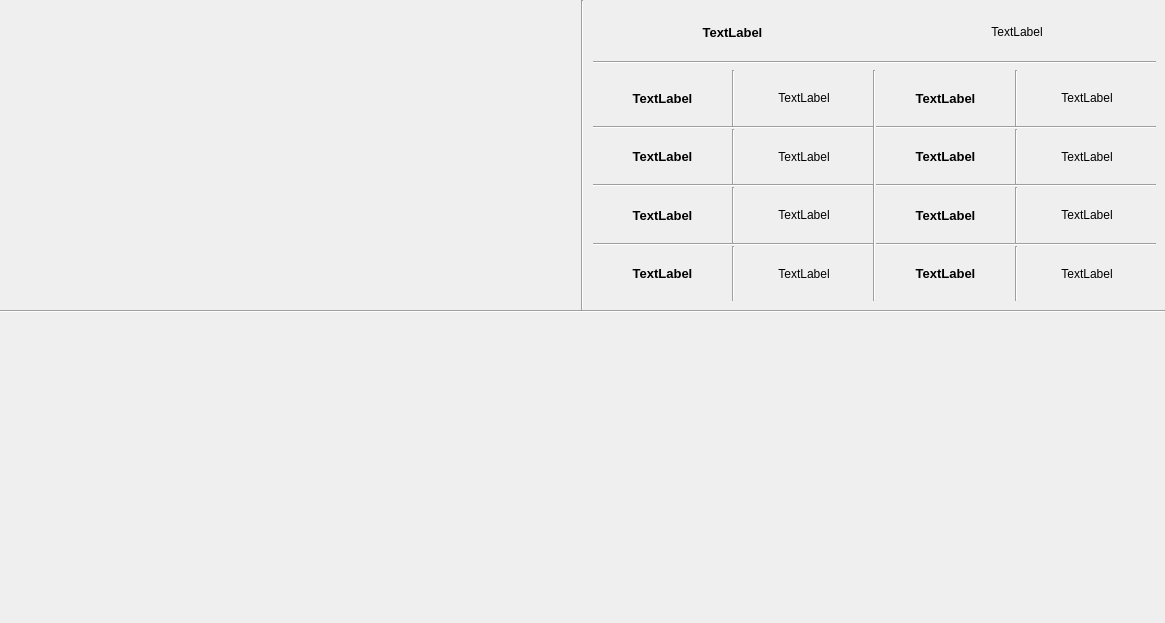
<?xml version="1.0" encoding="UTF-8"?>
<ui version="4.0">
 <class>MainComponentViewTemplate</class>
 <widget class="QWidget" name="MainComponentViewTemplate">
  <property name="geometry">
   <rect>
    <x>0</x>
    <y>0</y>
    <width>1165</width>
    <height>623</height>
   </rect>
  </property>
  <property name="windowTitle">
   <string>Form</string>
  </property>
  <layout class="QVBoxLayout" name="verticalLayout">
   <property name="spacing">
    <number>0</number>
   </property>
   <property name="leftMargin">
    <number>0</number>
   </property>
   <property name="topMargin">
    <number>0</number>
   </property>
   <property name="rightMargin">
    <number>0</number>
   </property>
   <property name="bottomMargin">
    <number>0</number>
   </property>
   <item>
    <layout class="QVBoxLayout" name="componentMainVerticalLayout" stretch="50,0,50">
     <property name="spacing">
      <number>0</number>
     </property>
     <item>
      <layout class="QHBoxLayout" name="componentTopHorizontalLayout" stretch="50,0,50">
       <property name="spacing">
        <number>0</number>
       </property>
       <property name="sizeConstraint">
        <enum>QLayout::SetDefaultConstraint</enum>
       </property>
       <item>
        <widget class="QWidget" name="leftTopWidget" native="true">
         <layout class="QVBoxLayout" name="verticalLayout_3">
          <property name="spacing">
           <number>6</number>
          </property>
          <property name="leftMargin">
           <number>9</number>
          </property>
          <property name="topMargin">
           <number>9</number>
          </property>
          <property name="rightMargin">
           <number>9</number>
          </property>
          <property name="bottomMargin">
           <number>9</number>
          </property>
         </layout>
        </widget>
       </item>
       <item>
        <widget class="Line" name="line_5">
         <property name="orientation">
          <enum>Qt::Vertical</enum>
         </property>
        </widget>
       </item>
       <item>
        <layout class="QHBoxLayout" name="componentTopRightHorizontalLayout" stretch="0">
         <property name="spacing">
          <number>0</number>
         </property>
         <item>
          <layout class="QVBoxLayout" name="componentDescriptionVerticalLayout" stretch="20,0,100">
           <property name="spacing">
            <number>6</number>
           </property>
           <property name="leftMargin">
            <number>9</number>
           </property>
           <property name="topMargin">
            <number>9</number>
           </property>
           <property name="rightMargin">
            <number>9</number>
           </property>
           <property name="bottomMargin">
            <number>9</number>
           </property>
           <item>
            <layout class="QHBoxLayout" name="componentTitleHorizontalLayout" stretch="50,50">
             <item>
              <widget class="QLabel" name="titleLabelLeft">
               <property name="font">
                <font>
                 <pointsize>10</pointsize>
                 <weight>75</weight>
                 <bold>true</bold>
                </font>
               </property>
               <property name="text">
                <string>TextLabel</string>
               </property>
               <property name="alignment">
                <set>Qt::AlignCenter</set>
               </property>
               <property name="wordWrap">
                <bool>true</bool>
               </property>
              </widget>
             </item>
             <item>
              <widget class="QLabel" name="titleLabelRight">
               <property name="text">
                <string>TextLabel</string>
               </property>
               <property name="alignment">
                <set>Qt::AlignCenter</set>
               </property>
               <property name="wordWrap">
                <bool>true</bool>
               </property>
              </widget>
             </item>
            </layout>
           </item>
           <item>
            <widget class="Line" name="line_6">
             <property name="orientation">
              <enum>Qt::Horizontal</enum>
             </property>
            </widget>
           </item>
           <item>
            <layout class="QHBoxLayout" name="componentDescriptionInternalHorizontalLayout" stretch="50,0,50">
             <property name="spacing">
              <number>0</number>
             </property>
             <item>
              <layout class="QVBoxLayout" name="componentDescriptionInternalVerticalLayout">
               <property name="spacing">
                <number>0</number>
               </property>
               <item>
                <layout class="QHBoxLayout" name="firstLabelHorizontalLayout" stretch="50,0,50">
                 <item>
                  <widget class="QLabel" name="firstLeftLabel">
                   <property name="font">
                    <font>
                     <pointsize>10</pointsize>
                     <weight>75</weight>
                     <bold>true</bold>
                    </font>
                   </property>
                   <property name="text">
                    <string>TextLabel</string>
                   </property>
                   <property name="alignment">
                    <set>Qt::AlignCenter</set>
                   </property>
                   <property name="wordWrap">
                    <bool>true</bool>
                   </property>
                  </widget>
                 </item>
                 <item>
                  <widget class="Line" name="line">
                   <property name="orientation">
                    <enum>Qt::Vertical</enum>
                   </property>
                  </widget>
                 </item>
                 <item>
                  <widget class="QLabel" name="firstRightLabel">
                   <property name="text">
                    <string>TextLabel</string>
                   </property>
                   <property name="alignment">
                    <set>Qt::AlignCenter</set>
                   </property>
                   <property name="wordWrap">
                    <bool>true</bool>
                   </property>
                  </widget>
                 </item>
                </layout>
               </item>
               <item>
                <widget class="Line" name="line_9">
                 <property name="orientation">
                  <enum>Qt::Horizontal</enum>
                 </property>
                </widget>
               </item>
               <item>
                <layout class="QHBoxLayout" name="secondLabelHorizontalLayout" stretch="50,0,50">
                 <item>
                  <widget class="QLabel" name="secondLeftLabel">
                   <property name="font">
                    <font>
                     <pointsize>10</pointsize>
                     <weight>75</weight>
                     <bold>true</bold>
                    </font>
                   </property>
                   <property name="text">
                    <string>TextLabel</string>
                   </property>
                   <property name="alignment">
                    <set>Qt::AlignCenter</set>
                   </property>
                   <property name="wordWrap">
                    <bool>true</bool>
                   </property>
                  </widget>
                 </item>
                 <item>
                  <widget class="Line" name="line_2">
                   <property name="orientation">
                    <enum>Qt::Vertical</enum>
                   </property>
                  </widget>
                 </item>
                 <item>
                  <widget class="QLabel" name="secondRightLabel">
                   <property name="text">
                    <string>TextLabel</string>
                   </property>
                   <property name="alignment">
                    <set>Qt::AlignCenter</set>
                   </property>
                   <property name="wordWrap">
                    <bool>true</bool>
                   </property>
                  </widget>
                 </item>
                </layout>
               </item>
               <item>
                <widget class="Line" name="line_10">
                 <property name="orientation">
                  <enum>Qt::Horizontal</enum>
                 </property>
                </widget>
               </item>
               <item>
                <layout class="QHBoxLayout" name="thirdLabelHorizontalLayout" stretch="50,0,50">
                 <item>
                  <widget class="QLabel" name="thirdLeftLabel">
                   <property name="font">
                    <font>
                     <pointsize>10</pointsize>
                     <weight>75</weight>
                     <bold>true</bold>
                    </font>
                   </property>
                   <property name="text">
                    <string>TextLabel</string>
                   </property>
                   <property name="alignment">
                    <set>Qt::AlignCenter</set>
                   </property>
                   <property name="wordWrap">
                    <bool>true</bool>
                   </property>
                  </widget>
                 </item>
                 <item>
                  <widget class="Line" name="line_3">
                   <property name="orientation">
                    <enum>Qt::Vertical</enum>
                   </property>
                  </widget>
                 </item>
                 <item>
                  <widget class="QLabel" name="thirdRightLabel">
                   <property name="text">
                    <string>TextLabel</string>
                   </property>
                   <property name="alignment">
                    <set>Qt::AlignCenter</set>
                   </property>
                   <property name="wordWrap">
                    <bool>true</bool>
                   </property>
                  </widget>
                 </item>
                </layout>
               </item>
               <item>
                <widget class="Line" name="line_11">
                 <property name="orientation">
                  <enum>Qt::Horizontal</enum>
                 </property>
                </widget>
               </item>
               <item>
                <layout class="QHBoxLayout" name="fourthLabelHorizontalLayout" stretch="50,0,50">
                 <item>
                  <widget class="QLabel" name="fourthLeftLabel">
                   <property name="font">
                    <font>
                     <pointsize>10</pointsize>
                     <weight>75</weight>
                     <bold>true</bold>
                    </font>
                   </property>
                   <property name="text">
                    <string>TextLabel</string>
                   </property>
                   <property name="alignment">
                    <set>Qt::AlignCenter</set>
                   </property>
                   <property name="wordWrap">
                    <bool>true</bool>
                   </property>
                  </widget>
                 </item>
                 <item>
                  <widget class="Line" name="line_4">
                   <property name="orientation">
                    <enum>Qt::Vertical</enum>
                   </property>
                  </widget>
                 </item>
                 <item>
                  <widget class="QLabel" name="fourthRightLabel">
                   <property name="text">
                    <string>TextLabel</string>
                   </property>
                   <property name="alignment">
                    <set>Qt::AlignCenter</set>
                   </property>
                   <property name="wordWrap">
                    <bool>true</bool>
                   </property>
                  </widget>
                 </item>
                </layout>
               </item>
              </layout>
             </item>
             <item>
              <widget class="Line" name="line_8">
               <property name="orientation">
                <enum>Qt::Vertical</enum>
               </property>
              </widget>
             </item>
             <item>
              <layout class="QVBoxLayout" name="componentDescriptionInternalVerticalLayout_2">
               <property name="spacing">
                <number>0</number>
               </property>
               <item>
                <layout class="QHBoxLayout" name="fifthLabelHorizontalLayout" stretch="50,0,50">
                 <item>
                  <widget class="QLabel" name="fifthLeftLabel">
                   <property name="font">
                    <font>
                     <pointsize>10</pointsize>
                     <weight>75</weight>
                     <bold>true</bold>
                    </font>
                   </property>
                   <property name="text">
                    <string>TextLabel</string>
                   </property>
                   <property name="alignment">
                    <set>Qt::AlignCenter</set>
                   </property>
                   <property name="wordWrap">
                    <bool>true</bool>
                   </property>
                  </widget>
                 </item>
                 <item>
                  <widget class="Line" name="line_15">
                   <property name="orientation">
                    <enum>Qt::Vertical</enum>
                   </property>
                  </widget>
                 </item>
                 <item>
                  <widget class="QLabel" name="fifthRightLabel">
                   <property name="text">
                    <string>TextLabel</string>
                   </property>
                   <property name="alignment">
                    <set>Qt::AlignCenter</set>
                   </property>
                   <property name="wordWrap">
                    <bool>true</bool>
                   </property>
                  </widget>
                 </item>
                </layout>
               </item>
               <item>
                <widget class="Line" name="line_12">
                 <property name="orientation">
                  <enum>Qt::Horizontal</enum>
                 </property>
                </widget>
               </item>
               <item>
                <layout class="QHBoxLayout" name="sixthLabelHorizontalLayout" stretch="50,0,50">
                 <item>
                  <widget class="QLabel" name="sixthLeftLabel">
                   <property name="font">
                    <font>
                     <pointsize>10</pointsize>
                     <weight>75</weight>
                     <bold>true</bold>
                    </font>
                   </property>
                   <property name="text">
                    <string>TextLabel</string>
                   </property>
                   <property name="alignment">
                    <set>Qt::AlignCenter</set>
                   </property>
                   <property name="wordWrap">
                    <bool>true</bool>
                   </property>
                  </widget>
                 </item>
                 <item>
                  <widget class="Line" name="line_16">
                   <property name="orientation">
                    <enum>Qt::Vertical</enum>
                   </property>
                  </widget>
                 </item>
                 <item>
                  <widget class="QLabel" name="sixthRightLabel">
                   <property name="text">
                    <string>TextLabel</string>
                   </property>
                   <property name="alignment">
                    <set>Qt::AlignCenter</set>
                   </property>
                   <property name="wordWrap">
                    <bool>true</bool>
                   </property>
                  </widget>
                 </item>
                </layout>
               </item>
               <item>
                <widget class="Line" name="line_13">
                 <property name="orientation">
                  <enum>Qt::Horizontal</enum>
                 </property>
                </widget>
               </item>
               <item>
                <layout class="QHBoxLayout" name="seventhLabelHorizontalLayout" stretch="50,0,50">
                 <item>
                  <widget class="QLabel" name="seventhLeftLayout">
                   <property name="font">
                    <font>
                     <pointsize>10</pointsize>
                     <weight>75</weight>
                     <bold>true</bold>
                    </font>
                   </property>
                   <property name="text">
                    <string>TextLabel</string>
                   </property>
                   <property name="alignment">
                    <set>Qt::AlignCenter</set>
                   </property>
                   <property name="wordWrap">
                    <bool>true</bool>
                   </property>
                  </widget>
                 </item>
                 <item>
                  <widget class="Line" name="line_17">
                   <property name="orientation">
                    <enum>Qt::Vertical</enum>
                   </property>
                  </widget>
                 </item>
                 <item>
                  <widget class="QLabel" name="seventhRightLayout">
                   <property name="text">
                    <string>TextLabel</string>
                   </property>
                   <property name="alignment">
                    <set>Qt::AlignCenter</set>
                   </property>
                   <property name="wordWrap">
                    <bool>true</bool>
                   </property>
                  </widget>
                 </item>
                </layout>
               </item>
               <item>
                <widget class="Line" name="line_14">
                 <property name="orientation">
                  <enum>Qt::Horizontal</enum>
                 </property>
                </widget>
               </item>
               <item>
                <layout class="QHBoxLayout" name="eighthLabelHorizontalLayout" stretch="50,0,50">
                 <item>
                  <widget class="QLabel" name="eighthLeftLabel">
                   <property name="font">
                    <font>
                     <pointsize>10</pointsize>
                     <weight>75</weight>
                     <bold>true</bold>
                    </font>
                   </property>
                   <property name="text">
                    <string>TextLabel</string>
                   </property>
                   <property name="alignment">
                    <set>Qt::AlignCenter</set>
                   </property>
                   <property name="wordWrap">
                    <bool>true</bool>
                   </property>
                  </widget>
                 </item>
                 <item>
                  <widget class="Line" name="line_18">
                   <property name="orientation">
                    <enum>Qt::Vertical</enum>
                   </property>
                  </widget>
                 </item>
                 <item>
                  <widget class="QLabel" name="eighthRightLabel">
                   <property name="text">
                    <string>TextLabel</string>
                   </property>
                   <property name="alignment">
                    <set>Qt::AlignCenter</set>
                   </property>
                   <property name="wordWrap">
                    <bool>true</bool>
                   </property>
                  </widget>
                 </item>
                </layout>
               </item>
              </layout>
             </item>
            </layout>
           </item>
          </layout>
         </item>
        </layout>
       </item>
      </layout>
     </item>
     <item>
      <layout class="QHBoxLayout" name="componentMiddleHorizontalLayout">
       <property name="spacing">
        <number>0</number>
       </property>
       <item>
        <widget class="Line" name="line_7">
         <property name="orientation">
          <enum>Qt::Horizontal</enum>
         </property>
        </widget>
       </item>
      </layout>
     </item>
     <item>
      <layout class="QHBoxLayout" name="componentBottomHorizontalLayout">
       <property name="spacing">
        <number>0</number>
       </property>
       <item>
        <widget class="QWidget" name="bottomWidget" native="true">
         <layout class="QVBoxLayout" name="verticalLayout_4">
          <property name="spacing">
           <number>0</number>
          </property>
          <property name="leftMargin">
           <number>0</number>
          </property>
          <property name="topMargin">
           <number>0</number>
          </property>
          <property name="rightMargin">
           <number>0</number>
          </property>
          <property name="bottomMargin">
           <number>0</number>
          </property>
         </layout>
        </widget>
       </item>
      </layout>
     </item>
    </layout>
   </item>
  </layout>
 </widget>
 <resources/>
 <connections/>
</ui>
